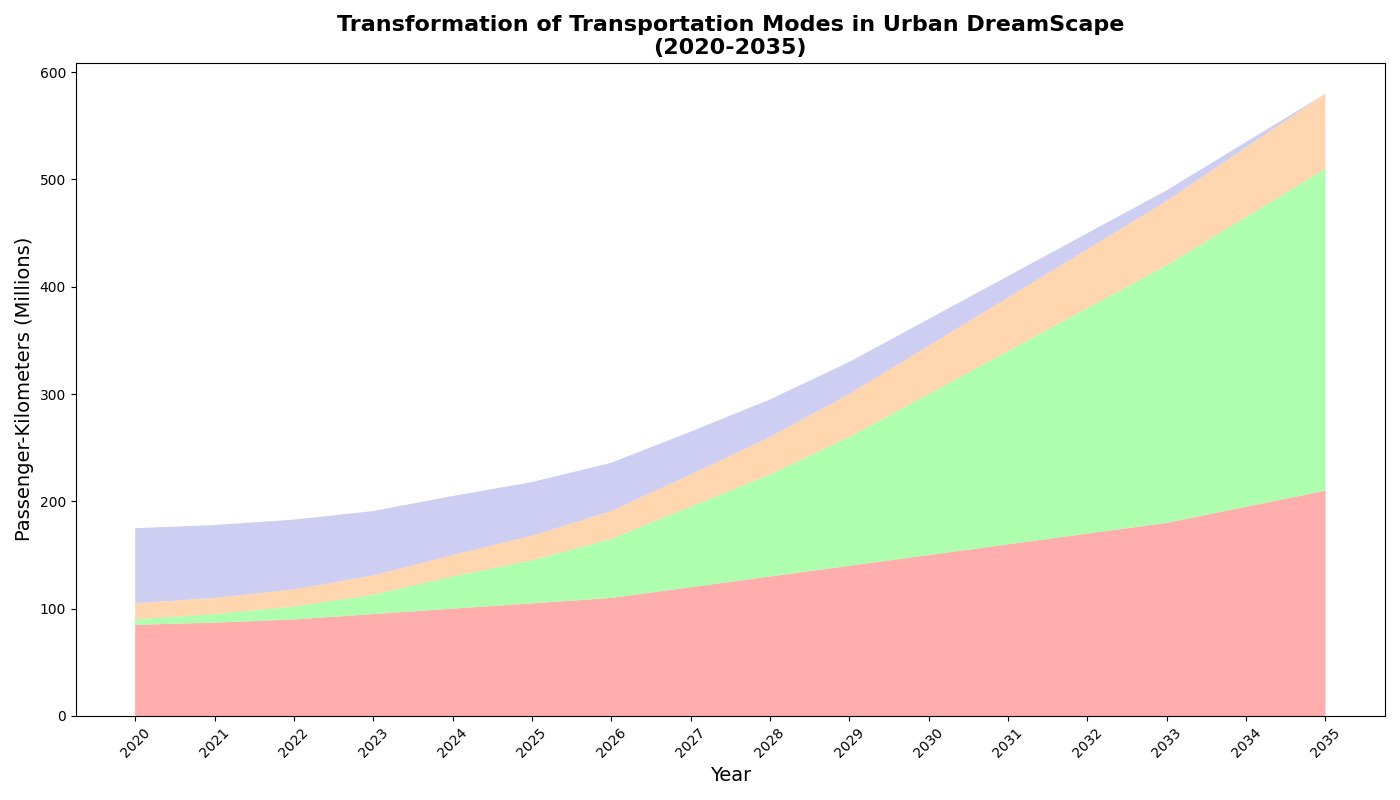

Generate this figure with Python:
import numpy as np
import matplotlib.pyplot as plt

# Define the years
years = np.arange(2020, 2036)

# Data for different modes of transportation (in million passenger-kilometers)
public_transport = np.array([85, 87, 90, 95, 100, 105, 110, 120, 130, 140, 150, 160, 170, 180, 195, 210])
electric_vehicles = np.array([5, 8, 12, 18, 30, 40, 55, 75, 95, 120, 150, 180, 210, 240, 270, 300])
pedestrians = np.array([15, 15, 16, 18, 20, 23, 26, 30, 35, 40, 45, 50, 55, 60, 65, 70])
traditional_cars = np.array([70, 68, 65, 60, 55, 50, 45, 40, 35, 30, 25, 20, 15, 10, 5, 0])

# Stacked area plot
plt.figure(figsize=(14, 8))

# Plotting the area chart
plt.stackplot(years, public_transport, electric_vehicles, pedestrians, traditional_cars,
              colors=['#ff9999','#99ff99','#ffcc99','#c2c2f0'], alpha=0.8)

# Title and labels
plt.title("Transformation of Transportation Modes in Urban DreamScape\n(2020-2035)", fontsize=16, fontweight='bold')
plt.xlabel("Year", fontsize=14)
plt.ylabel("Passenger-Kilometers (Millions)", fontsize=14)

# Customize x-axis labels
plt.xticks(years, rotation=45)

# Adjust layout to prevent text cutoff
plt.tight_layout()

# Show the plot
plt.show()
